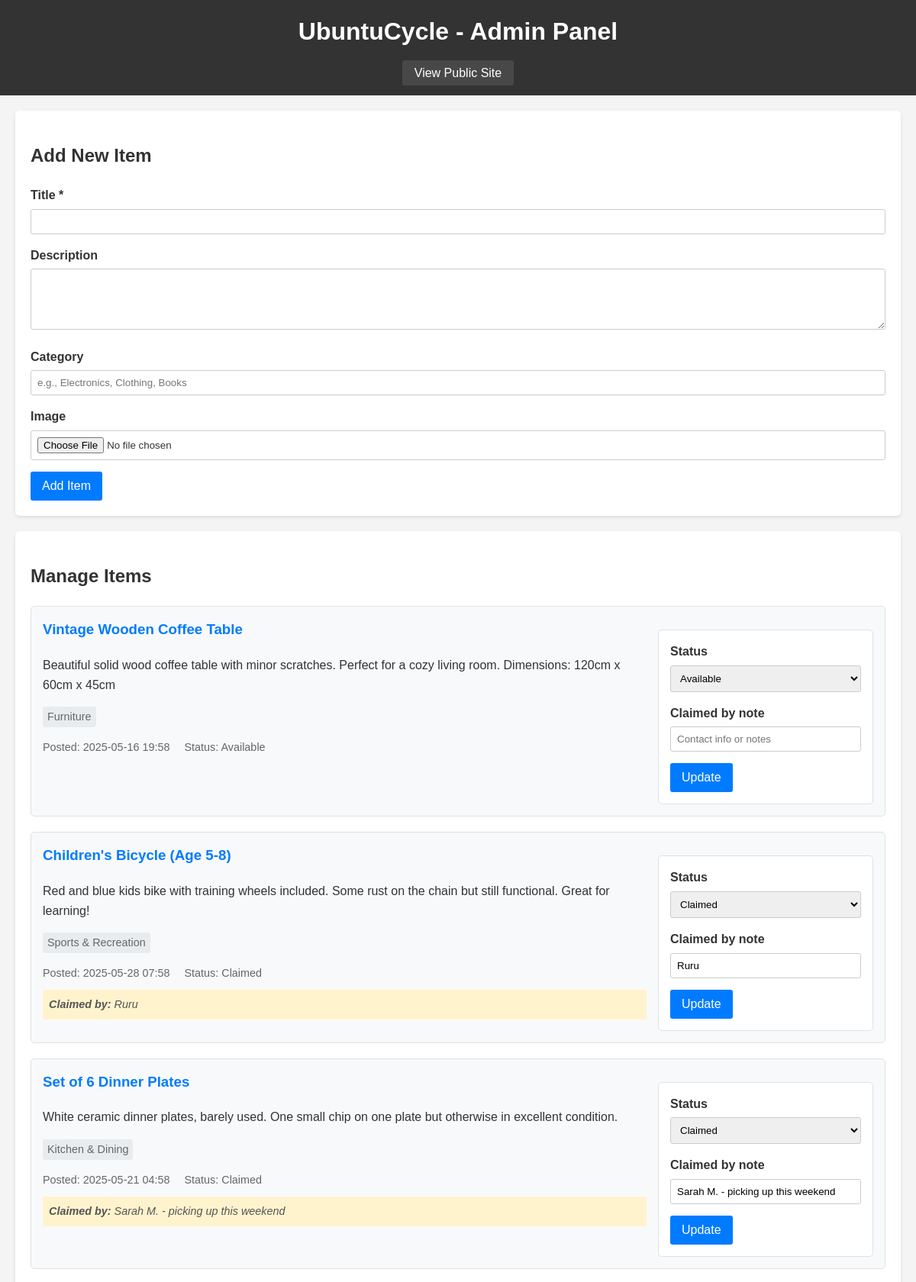
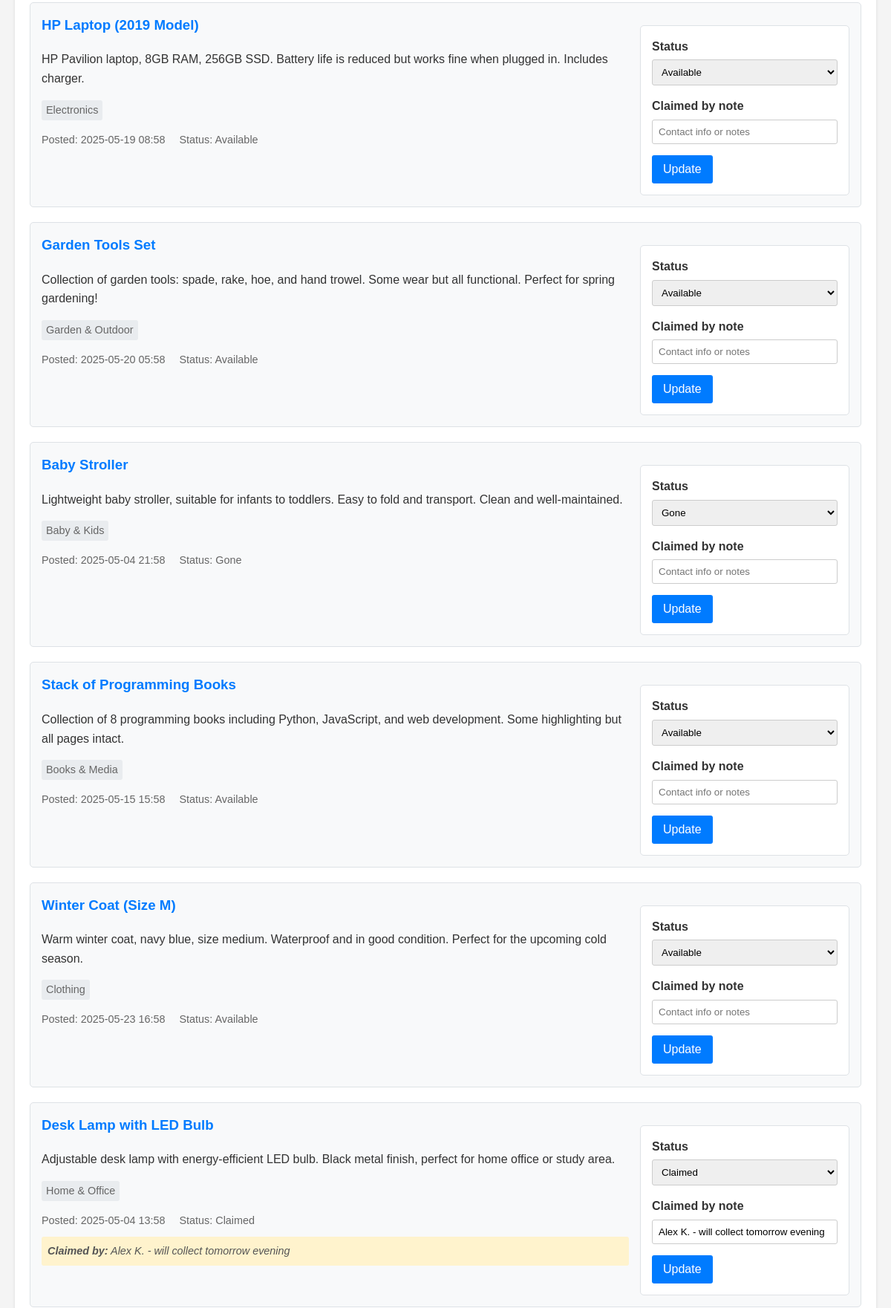
The page /admin (upper part) on the database its author committed (2 pictures, top to bottom).
### main.py (models this page shows)
class DBItem(Base):
    __tablename__ = "items"
    id = Column(String, primary_key=True, default=lambda: str(uuid.uuid4()))
    title = Column(String, index=True, nullable=False)
    description = Column(String)
    category = Column(String)
    image_url = Column(String)
    status = Column(String, default=ItemStatusEnum.AVAILABLE.value)
    claimed_by_note = Column(String)
    date_posted = Column(DateTime, default=datetime.utcnow)

### main.py (the view)
@app.get("/admin", response_class=HTMLResponse)
async def admin_panel(request: Request, db: Session = Depends(get_db)):
    items = db.query(DBItem).all()
    return templates.TemplateResponse("admin.html", {
        "request": request,
        "items": items,
        "item_status_enum": ItemStatusEnum,
        "now": datetime.now()
    })

### templates/admin.html (shortened to what this page needs)
<!DOCTYPE html>
<html lang="en">
<head>
    <link rel="stylesheet" href="/static/style.css">
</head>
<body>
    <header>
        <h1>UbuntuCycle - Admin Panel</h1>
        <nav>
            <a href="/">View Public Site</a>
        </nav>
    </header>
    <main>
        <section class="add-item-section">
            <h2>Add New Item</h2>
            <form action="/admin/items/add" method="post" enctype="multipart/form-data" class="add-item-form">
                <div class="form-group">
                    <label for="title">Title *</label>
                    <input type="text" id="title" name="title" required>
                </div>
                <div class="form-group">
                    <label for="description">Description</label>
                    <textarea id="description" name="description" rows="3"></textarea>
                </div>
                <div class="form-group">
                    <label for="category">Category</label>
                    <input type="text" id="category" name="category" placeholder="e.g., Electronics, Clothing, Books">
                </div>
                <div class="form-group">
                    <label for="image">Image</label>
                    <input type="file" id="image" name="image" accept="image/*">
                </div>
                <button type="submit">Add Item</button>
            </form>
        </section>
        <section class="items-management">
            <h2>Manage Items</h2>
            <div class="items-list">
                {% for item in items %}
                <div class="admin-item-card">
                    <div class="item-info">
                        <div class="item-details">
                            <h3>{{ item.title }}</h3>
                            {% if item.description %}
                            <p>{{ item.description }}</p>
                            {% endif %}
                            {% if item.category %}
                            <span class="category">{{ item.category }}</span>
                            {% endif %}
                            <div class="item-meta">
                                <span>Posted: {{ item.date_posted.strftime('%Y-%m-%d %H:%M') }}</span>
                                <span>Status: {{ item.status }}</span>
                            </div>
                            {% if item.claimed_by_note %}
                            <div class="claimed-by">
                                <strong>Claimed by:</strong> {{ item.claimed_by_note }}
                            </div>
                            {% endif %}
                        </div>
                    </div>
                    <form action="/admin/items/{{ item.id }}/update_status" method="post" class="status-form">
                        <div class="form-group">
                            <label for="status_{{ item.id }}">Status</label>
                            <select id="status_{{ item.id }}" name="status">
                                <option value="Available" {% if item.status == "Available" %}selected{% endif %}>Available</option>
                                <option value="Claimed" {% if item.status == "Claimed" %}selected{% endif %}>Claimed</option>
                                <option value="Gone" {% if item.status == "Gone" %}selected{% endif %}>Gone</option>
                            </select>
                        </div>
                        <div class="form-group">
                            <label for="claimed_by_note_{{ item.id }}">Claimed by note</label>
                            <input type="text" id="claimed_by_note_{{ item.id }}" name="claimed_by_note"
                                   value="{{ item.claimed_by_note or '' }}"
                                   placeholder="Contact info or notes">
                        </div>
                        <button type="submit">Update</button>
                    </form>
                </div>
                {% endfor %}
            </div>
        </section>
    </main>
</body>
</html>

### static/style.css (style rules this page uses)
body { font-family: sans-serif; line-height: 1.6; margin: 0; padding: 0; background-color: #f4f4f4; color: #333; }
header { background: #333; color: #fff; padding: 1rem 0; text-align: center; }
header h1 { margin: 0; }
nav { margin-top: 1rem; }
nav a { color: #fff; text-decoration: none; padding: 0.5rem 1rem; background: rgba(255,255,255,0.1); border-radius: 3px; }
main { padding: 20px; max-width: 1200px; margin: auto; }
.category { font-size: 0.9em; color: #666; background-color: #e9ecef; padding: 2px 6px; border-radius: 3px; display: inline-block; margin-bottom: 5px; }
.claimed-by { font-size: 0.8em; font-style: italic; color: #555; }
.claim-form, .add-item-form, .status-form { margin-top: 15px; }
.form-group { margin-bottom: 15px; }
.form-group label { display: block; margin-bottom: 5px; font-weight: bold; }
.form-group input, .form-group textarea, .form-group select { width: 100%; padding: 8px; border: 1px solid #ccc; border-radius: 3px; box-sizing: border-box; }
.form-group textarea { resize: vertical; min-height: 80px; }
button, input[type="submit"] { background-color: #007bff; color: white; padding: 10px 15px; border: none; border-radius: 3px; cursor: pointer; font-size: 1em; }
.add-item-section, .items-management { background: #fff; padding: 20px; margin-bottom: 20px; border-radius: 5px; box-shadow: 0 2px 4px rgba(0,0,0,0.1); }
.admin-item-card { background: #f8f9fa; border: 1px solid #dee2e6; border-radius: 5px; padding: 15px; margin-bottom: 20px; display: flex; gap: 15px; }
.item-info { display: flex; flex: 1; gap: 15px; }
.item-details { flex: 1; }
.item-details h3 { margin-top: 0; color: #007bff; }
.item-meta { font-size: 0.9em; color: #666; margin: 10px 0; }
.item-meta span { margin-right: 15px; }
.claimed-by { background: #fff3cd; padding: 8px; border-radius: 3px; margin-top: 10px; font-size: 0.9em; }
.status-form { min-width: 250px; background: #fff; padding: 15px; border-radius: 5px; border: 1px solid #dee2e6; }
.items-list { margin-top: 20px; }

### rows shown on the page
DBItem: title "Vintage Wooden Coffee Table", description "Beautiful solid wood coffee table with minor scratches. Perfect for a cozy living room. Dimensions: 120cm x 60cm x 45cm", category "Furniture", date_posted "2025-05-16 19:58", status "Available"
DBItem: title "Children's Bicycle (Age 5-8)", description "Red and blue kids bike with training wheels included. Some rust on the chain but still functional. Great for learning!", category "Sports & Recreation", date_posted "2025-05-28 07:58", status "Claimed", claimed_by_note "Ruru"
DBItem: title "Set of 6 Dinner Plates", description "White ceramic dinner plates, barely used. One small chip on one plate but otherwise in excellent condition.", category "Kitchen & Dining", date_posted "2025-05-21 04:58", status "Claimed", claimed_by_note "Sarah M. - picking up this weekend"
DBItem: title "HP Laptop (2019 Model)", description "HP Pavilion laptop, 8GB RAM, 256GB SSD. Battery life is reduced but works fine when plugged in. Includes charger.", category "Electronics", date_posted "2025-05-19 08:58", status "Available"
DBItem: title "Garden Tools Set", description "Collection of garden tools: spade, rake, hoe, and hand trowel. Some wear but all functional. Perfect for spring gardening!", category "Garden & Outdoor", date_posted "2025-05-20 05:58", status "Available"
DBItem: title "Baby Stroller", description "Lightweight baby stroller, suitable for infants to toddlers. Easy to fold and transport. Clean and well-maintained.", category "Baby & Kids", date_posted "2025-05-04 21:58", status "Gone"
DBItem: title "Stack of Programming Books", description "Collection of 8 programming books including Python, JavaScript, and web development. Some highlighting but all pages intact.", category "Books & Media", date_posted "2025-05-15 15:58", status "Available"
DBItem: title "Winter Coat (Size M)", description "Warm winter coat, navy blue, size medium. Waterproof and in good condition. Perfect for the upcoming cold season.", category "Clothing", date_posted "2025-05-23 16:58", status "Available"
DBItem: title "Desk Lamp with LED Bulb", description "Adjustable desk lamp with energy-efficient LED bulb. Black metal finish, perfect for home office or study area.", category "Home & Office", date_posted "2025-05-04 13:58", status "Claimed", claimed_by_note "Alex K. - will collect tomorrow evening"
